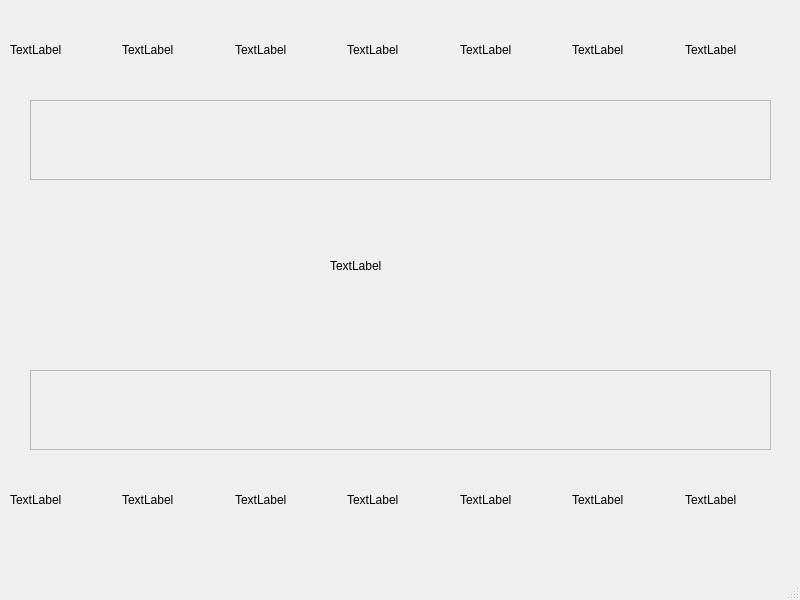
<?xml version="1.0" encoding="UTF-8"?>
<ui version="4.0">
 <class>ai_fight</class>
 <widget class="QMainWindow" name="ai_fight">
  <property name="geometry">
   <rect>
    <x>0</x>
    <y>0</y>
    <width>800</width>
    <height>600</height>
   </rect>
  </property>
  <property name="windowTitle">
   <string>MainWindow</string>
  </property>
  <widget class="QWidget" name="centralwidget">
   <widget class="QWidget" name="horizontalLayoutWidget">
    <property name="geometry">
     <rect>
      <x>10</x>
      <y>10</y>
      <width>781</width>
      <height>80</height>
     </rect>
    </property>
    <layout class="QHBoxLayout" name="horizontalLayout">
     <item>
      <widget class="QLabel" name="label">
       <property name="text">
        <string>TextLabel</string>
       </property>
      </widget>
     </item>
     <item>
      <widget class="QLabel" name="label_2">
       <property name="text">
        <string>TextLabel</string>
       </property>
      </widget>
     </item>
     <item>
      <widget class="QLabel" name="label_3">
       <property name="text">
        <string>TextLabel</string>
       </property>
      </widget>
     </item>
     <item>
      <widget class="QLabel" name="label_4">
       <property name="text">
        <string>TextLabel</string>
       </property>
      </widget>
     </item>
     <item>
      <widget class="QLabel" name="label_5">
       <property name="text">
        <string>TextLabel</string>
       </property>
      </widget>
     </item>
     <item>
      <widget class="QLabel" name="label_6">
       <property name="text">
        <string>TextLabel</string>
       </property>
      </widget>
     </item>
     <item>
      <widget class="QLabel" name="label_7">
       <property name="text">
        <string>TextLabel</string>
       </property>
      </widget>
     </item>
    </layout>
   </widget>
   <widget class="QWidget" name="horizontalLayoutWidget_2">
    <property name="geometry">
     <rect>
      <x>10</x>
      <y>460</y>
      <width>781</width>
      <height>80</height>
     </rect>
    </property>
    <layout class="QHBoxLayout" name="horizontalLayout_2">
     <item>
      <widget class="QLabel" name="label_8">
       <property name="text">
        <string>TextLabel</string>
       </property>
      </widget>
     </item>
     <item>
      <widget class="QLabel" name="label_9">
       <property name="text">
        <string>TextLabel</string>
       </property>
      </widget>
     </item>
     <item>
      <widget class="QLabel" name="label_10">
       <property name="text">
        <string>TextLabel</string>
       </property>
      </widget>
     </item>
     <item>
      <widget class="QLabel" name="label_11">
       <property name="text">
        <string>TextLabel</string>
       </property>
      </widget>
     </item>
     <item>
      <widget class="QLabel" name="label_12">
       <property name="text">
        <string>TextLabel</string>
       </property>
      </widget>
     </item>
     <item>
      <widget class="QLabel" name="label_13">
       <property name="text">
        <string>TextLabel</string>
       </property>
      </widget>
     </item>
     <item>
      <widget class="QLabel" name="label_14">
       <property name="text">
        <string>TextLabel</string>
       </property>
      </widget>
     </item>
    </layout>
   </widget>
   <widget class="QLabel" name="label_15">
    <property name="geometry">
     <rect>
      <x>330</x>
      <y>230</y>
      <width>81</width>
      <height>71</height>
     </rect>
    </property>
    <property name="text">
     <string>TextLabel</string>
    </property>
   </widget>
   <widget class="QScrollArea" name="scrollArea">
    <property name="geometry">
     <rect>
      <x>30</x>
      <y>100</y>
      <width>741</width>
      <height>80</height>
     </rect>
    </property>
    <property name="widgetResizable">
     <bool>true</bool>
    </property>
    <widget class="QWidget" name="scrollAreaWidgetContents">
     <property name="geometry">
      <rect>
       <x>0</x>
       <y>0</y>
       <width>739</width>
       <height>78</height>
      </rect>
     </property>
    </widget>
   </widget>
   <widget class="QScrollArea" name="scrollArea_2">
    <property name="geometry">
     <rect>
      <x>30</x>
      <y>370</y>
      <width>741</width>
      <height>80</height>
     </rect>
    </property>
    <property name="widgetResizable">
     <bool>true</bool>
    </property>
    <widget class="QWidget" name="scrollAreaWidgetContents_2">
     <property name="geometry">
      <rect>
       <x>0</x>
       <y>0</y>
       <width>739</width>
       <height>78</height>
      </rect>
     </property>
    </widget>
   </widget>
  </widget>
  <widget class="QMenuBar" name="menubar">
   <property name="geometry">
    <rect>
     <x>0</x>
     <y>0</y>
     <width>800</width>
     <height>22</height>
    </rect>
   </property>
  </widget>
  <widget class="QStatusBar" name="statusbar"/>
 </widget>
 <resources/>
 <connections/>
</ui>
